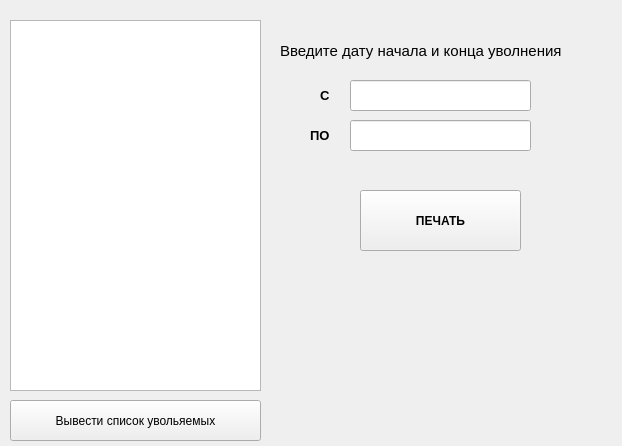
<?xml version="1.0" encoding="UTF-8"?>
<ui version="4.0">
 <class>Dialog</class>
 <widget class="QDialog" name="Dialog">
  <property name="geometry">
   <rect>
    <x>0</x>
    <y>0</y>
    <width>622</width>
    <height>446</height>
   </rect>
  </property>
  <property name="sizePolicy">
   <sizepolicy hsizetype="Maximum" vsizetype="Maximum">
    <horstretch>0</horstretch>
    <verstretch>0</verstretch>
   </sizepolicy>
  </property>
  <property name="minimumSize">
   <size>
    <width>622</width>
    <height>446</height>
   </size>
  </property>
  <property name="maximumSize">
   <size>
    <width>622</width>
    <height>446</height>
   </size>
  </property>
  <property name="baseSize">
   <size>
    <width>622</width>
    <height>446</height>
   </size>
  </property>
  <property name="windowTitle">
   <string>Печать</string>
  </property>
  <widget class="QPushButton" name="ButtonAdd">
   <property name="geometry">
    <rect>
     <x>10</x>
     <y>400</y>
     <width>251</width>
     <height>41</height>
    </rect>
   </property>
   <property name="font">
    <font>
     <pointsize>9</pointsize>
     <kerning>true</kerning>
    </font>
   </property>
   <property name="focusPolicy">
    <enum>Qt::NoFocus</enum>
   </property>
   <property name="text">
    <string>Вывести список увольяемых</string>
   </property>
  </widget>
  <widget class="QListWidget" name="listWidget">
   <property name="geometry">
    <rect>
     <x>10</x>
     <y>20</y>
     <width>251</width>
     <height>371</height>
    </rect>
   </property>
  </widget>
  <widget class="QPushButton" name="ButtonPrint">
   <property name="geometry">
    <rect>
     <x>360</x>
     <y>190</y>
     <width>161</width>
     <height>61</height>
    </rect>
   </property>
   <property name="font">
    <font>
     <pointsize>9</pointsize>
     <weight>75</weight>
     <bold>true</bold>
    </font>
   </property>
   <property name="focusPolicy">
    <enum>Qt::NoFocus</enum>
   </property>
   <property name="text">
    <string>ПЕЧАТЬ</string>
   </property>
  </widget>
  <widget class="QLabel" name="label">
   <property name="geometry">
    <rect>
     <x>280</x>
     <y>30</y>
     <width>341</width>
     <height>41</height>
    </rect>
   </property>
   <property name="font">
    <font>
     <pointsize>11</pointsize>
     <weight>50</weight>
     <bold>false</bold>
    </font>
   </property>
   <property name="autoFillBackground">
    <bool>false</bool>
   </property>
   <property name="text">
    <string>Введите дату начала и конца уволнения </string>
   </property>
  </widget>
  <widget class="QLineEdit" name="lineEdit_start">
   <property name="geometry">
    <rect>
     <x>350</x>
     <y>80</y>
     <width>181</width>
     <height>31</height>
    </rect>
   </property>
  </widget>
  <widget class="QLineEdit" name="lineEdit_end">
   <property name="geometry">
    <rect>
     <x>350</x>
     <y>120</y>
     <width>181</width>
     <height>31</height>
    </rect>
   </property>
  </widget>
  <widget class="QLabel" name="label_2">
   <property name="geometry">
    <rect>
     <x>320</x>
     <y>80</y>
     <width>16</width>
     <height>31</height>
    </rect>
   </property>
   <property name="font">
    <font>
     <pointsize>10</pointsize>
     <weight>75</weight>
     <italic>false</italic>
     <bold>true</bold>
    </font>
   </property>
   <property name="text">
    <string>C</string>
   </property>
  </widget>
  <widget class="QLabel" name="label_3">
   <property name="geometry">
    <rect>
     <x>310</x>
     <y>120</y>
     <width>31</width>
     <height>31</height>
    </rect>
   </property>
   <property name="font">
    <font>
     <pointsize>10</pointsize>
     <weight>75</weight>
     <bold>true</bold>
    </font>
   </property>
   <property name="text">
    <string>ПО</string>
   </property>
  </widget>
  <zorder>ButtonAdd</zorder>
  <zorder>listWidget</zorder>
  <zorder>label</zorder>
  <zorder>lineEdit_start</zorder>
  <zorder>lineEdit_end</zorder>
  <zorder>label_2</zorder>
  <zorder>label_3</zorder>
  <zorder>ButtonPrint</zorder>
 </widget>
 <resources>
  <include location="../../Downloads/1.qrc"/>
 </resources>
 <connections/>
</ui>
